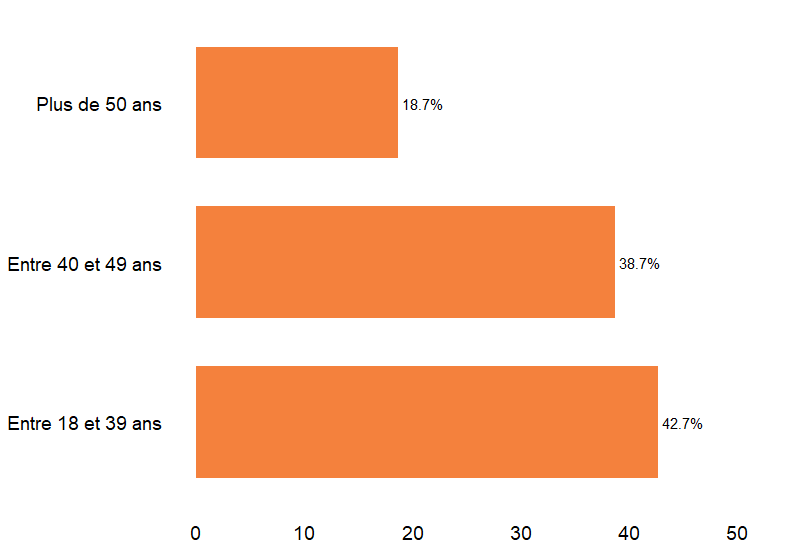

This chart was generated by the following R code:
library(dplyr)
library(tidyr)
library(ggplot2)
library(forcats)

age_parents <- Nettoyage_parents %>%
  select(age)

library(dplyr)

age_parents_summary <- age_parents %>%
  filter(!is.na(age)) %>%                     # remove missing values
  count(age) %>%                              # count occurrences of each age
  mutate(percent = n / sum(n) * 100)         # compute percentages

age_parents_summary

library(ggplot2)
library(dplyr)

# Assuming your tibble is called age_parents_summary
ggplot(age_parents_summary, aes(x = age, y = percent)) +
  geom_col(fill = "#F4813D", width = 0.7) +               # orange bars
  geom_text(aes(label = paste0(round(percent, 1), "%")),  # labels on top
            vjust = -0.5, color = "black", size = 4) +
  labs(x = NULL, y = NULL, title = NULL) +
  theme_minimal() +
  theme(
    panel.background = element_rect(fill = "transparent", color = NA),
    plot.background = element_rect(fill = "transparent", color = NA),
    panel.grid = element_blank(),
    axis.text.x = element_text(size = 14, color = "black"),
    axis.text.y = element_text(size = 14, color = "black")
  ) +
  ylim(0, max(age_parents_summary$percent) * 1.2)

### Horizontal version

library(ggplot2)
library(dplyr)

# Horizontal bar chart
ggplot(age_parents_summary, aes(y = age, x = percent)) +
  geom_col(fill = "#F4813D", width = 0.7) +                # orange bars
  geom_text(aes(label = paste0(round(percent, 1), "%")),   # labels at end of bars
            hjust = -0.1, color = "black", size = 4) +
  labs(x = NULL, y = NULL, title = NULL) +
  theme_minimal() +
  theme(
    panel.background = element_rect(fill = "transparent", color = NA),
    plot.background = element_rect(fill = "transparent", color = NA),
    panel.grid = element_blank(),
    axis.text.x = element_text(size = 14, color = "black"),
    axis.text.y = element_text(size = 14, color = "black")
  ) +
  coord_cartesian(xlim = c(0, max(age_parents_summary$percent) * 1.2))
